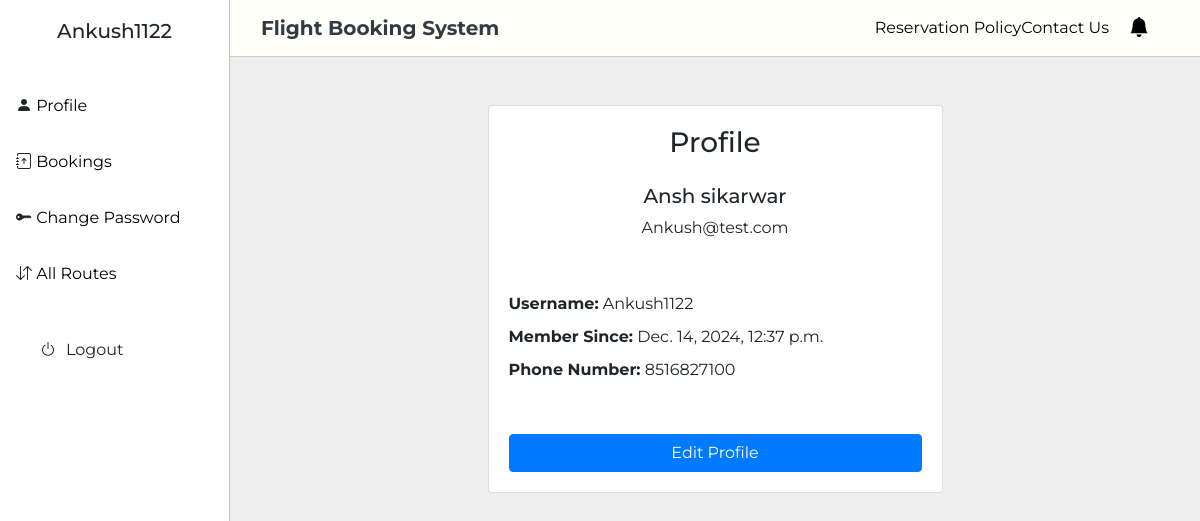
Page /accounts/profile (signed in) on the committed database.
### accounts/models.py (models this page shows)
class User(AbstractUser):
    phone_number = models.CharField(max_length=20)

### accounts/views.py (the view)
# urls.py: path("/profile", views.profile, name="profile"),
def profile(request):
    return render(request, "profile.html")

### templates/profile.html (shortened to what this page needs)
{% extends 'base.html' %} {% load static %}
{% block title %} Profile {% endblock title %} {% block body %}
<div class="container mt-5">
  <div class="row justify-content-center">
    <div class="col-lg-6">
      <div class="card">
        <div class="card-body">
          <h3 class="card-title text-center mb-4">Profile</h3>
          <h5 class="text-center">{{user.first_name}} {{user.last_name}}</h5>
          <p class="text-center mb-5">{{user.email}}</p>
          <ul class="list-group">
            <li class="list-group-item">
              <strong>Username:</strong> {{user.username}}
            </li>
            <li class="list-group-item">
              <strong>Member Since:</strong> {{user.date_joined}}
            </li>
            <li class="list-group-item">
              <strong>Phone Number:</strong> {{user.phone_number}}
            </li>
          </ul>
          <a
            href="{% url 'edit_profile' %}"
            class="btn btn-primary btn-block mt-5"
            >Edit Profile</a
          >
        </div>
      </div>
    </div>
  </div>
</div>
{% endblock body %}

### templates/sideNav.html (shortened to what this page needs)
<div class="custom">
  <div class="custom-header">
    <h5 class="custom-title" id="offcanvasLabel">{{ user.username }}</h5>
  </div>
  <div class="custom-body">
      {% if user.is_authenticated %}
      <ul class="sidenav-list">
        <li class="sidenav-list-item"><i class="bi bi-person-fill"></i> <a href= "{% url 'profile' %}" class="dash-link">Profile</a></li>
        <li class="sidenav-list-item"><i class="bi bi-journal-arrow-up"></i> <a href= "{% url 'allBookings' %}" class="dash-link">Bookings</a></li>
        <li class="sidenav-list-item"><i class="bi bi-key-fill"></i> <a href="{% url 'password_change' %}" class="dash-link">Change Password</a>   </li>
        <li class="sidenav-list-item"><i class="bi bi-arrow-down-up"></i> <a href= "{% url 'all_routes' %}" class="dash-link">All Routes</a></li>
        <ul class="login-btns">
          <li class="sidenav-list-item"> <a class="dash-link">
            <form action='{% url 'handleLogout' %}' method='post'>
              <button class="dropdown-item" type="submit"><i class="bi bi-power" style="margin-right:10px;"></i>Logout</button>
          </form>
          </a></li>
        </ul>
      </ul>
      {% endif %}
  </div>
</div>

### static/css/style.css (style rules this page uses)
:root { --cerulean: #4484ce; --aluminium: #FFFFFA; --light: #f9cf00; --tangerine: #f19f4d; }
* { font-family: 'Montserrat', sans-serif; }
body { background-color: var(--aluminium); overflow: visible !important; }
.list-group-item { border: none; padding: 0.3rem 0; }
.sidenav-list { list-style: none; text-align: left; padding-left: 0; }
.sidenav-list-item { text-decoration: none; padding: 1rem 0; }
.dash-link { text-decoration: none; color: black; }
.login-btns { list-style: none; text-align: left; padding-left: 0; }
.custom { width: 230px; top: 0; left: 0; border-right: 1px solid rgba(0, 0, 0, .2); position: fixed; bottom: 0; z-index: 1045; display: flex; flex-direction: column; max-width: 100%; background-color: #fff; background-clip: padding-box; outline: 0; transition: transform .3s ease-in-out; }
.custom-header { justify-content: center; display: flex; align-items: center; padding: 1rem 1rem; }
.custom-title { margin-bottom: 0; line-height: 1.5; }
.custom-body { flex-grow: 1; padding: 1rem 1rem; overflow-y: auto; }

### static/css/personalModal.css (style rules this page uses)
body { background-color: #eee }

### rows in the picture
User: username "Ankush1122", first_name "Ansh", last_name "sikarwar", email "Ankush@test.com", date_joined "Dec. 14, 2024, 12:37 p.m.", phone_number "8516827100"
